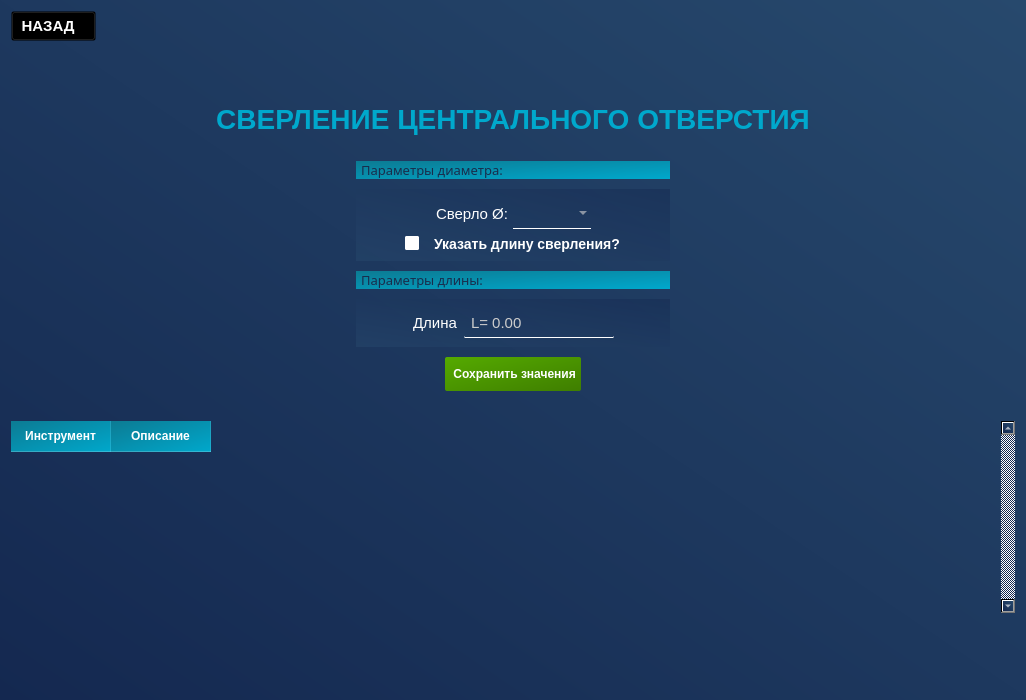
<?xml version="1.0" encoding="UTF-8"?>
<ui version="4.0">
 <class>PageTokarnayaSverlenie</class>
 <widget class="QWidget" name="PageTokarnayaSverlenie">
  <property name="geometry">
   <rect>
    <x>0</x>
    <y>0</y>
    <width>1026</width>
    <height>700</height>
   </rect>
  </property>
  <property name="minimumSize">
   <size>
    <width>1000</width>
    <height>0</height>
   </size>
  </property>
  <property name="windowTitle">
   <string>Form</string>
  </property>
  <property name="styleSheet">
   <string notr="true">color: white;
background-color: qlineargradient(spread:pad, x1:0, y1:1, x2:1, y2:0, stop:0 rgba(20, 40, 80, 255), stop:1 rgba(39, 73, 109, 255));
</string>
  </property>
  <layout class="QVBoxLayout" name="verticalLayout">
   <item alignment="Qt::AlignmentFlag::AlignLeft">
    <widget class="QPushButton" name="btn_home_tokarnaya_sverlenie">
     <property name="sizePolicy">
      <sizepolicy hsizetype="Minimum" vsizetype="Fixed">
       <horstretch>0</horstretch>
       <verstretch>0</verstretch>
      </sizepolicy>
     </property>
     <property name="minimumSize">
      <size>
       <width>70</width>
       <height>0</height>
      </size>
     </property>
     <property name="maximumSize">
      <size>
       <width>150</width>
       <height>30</height>
      </size>
     </property>
     <property name="font">
      <font>
       <pointsize>11</pointsize>
       <bold>true</bold>
      </font>
     </property>
     <property name="cursor">
      <cursorShape>PointingHandCursor</cursorShape>
     </property>
     <property name="styleSheet">
      <string notr="true">QPushButton {
	border-bottom: 1px solid white;
	height: 30px;
	background-color: rgba(0,0,0,0);
	padding: 5 20 5 5

}
QPushButton:hover {
	border-radius: 10px;
	border: none;
	border-left: 1px solid rgb(58, 170, 255);
	background-color: qlineargradient(spread:pad, x1:1, y1:0.506, x2:0.517045, y2:0.528, stop:0.0340909 rgba(15, 109, 159, 0), stop:1 rgba(15, 109, 159, 64))
}
QPushButton:pressed {
	background-color: rgb(0, 53, 93)
}</string>
     </property>
     <property name="text">
      <string> НАЗАД</string>
     </property>
     <property name="icon">
      <iconset resource="res/res.qrc">
       <normaloff>:/icons/back2.png</normaloff>:/icons/back2.png</iconset>
     </property>
     <property name="iconSize">
      <size>
       <width>20</width>
       <height>20</height>
      </size>
     </property>
    </widget>
   </item>
   <item>
    <spacer name="verticalSpacer">
     <property name="orientation">
      <enum>Qt::Orientation::Vertical</enum>
     </property>
     <property name="sizeHint" stdset="0">
      <size>
       <width>20</width>
       <height>40</height>
      </size>
     </property>
    </spacer>
   </item>
   <item>
    <widget class="QLabel" name="label_7">
     <property name="sizePolicy">
      <sizepolicy hsizetype="Minimum" vsizetype="Maximum">
       <horstretch>0</horstretch>
       <verstretch>0</verstretch>
      </sizepolicy>
     </property>
     <property name="font">
      <font>
       <pointsize>-1</pointsize>
       <fontweight>DemiBold</fontweight>
      </font>
     </property>
     <property name="styleSheet">
      <string notr="true">background-color: none;
color: qlineargradient(spread:pad, x1:0, y1:0, x2:1, y2:1, stop:0 rgba(12, 123, 147, 255), stop:1 rgba(0, 168, 204, 255));
font-size: 28px;
font-weight: 600;
border: none;
width: 300px;

</string>
     </property>
     <property name="text">
      <string>СВЕРЛЕНИЕ ЦЕНТРАЛЬНОГО ОТВЕРСТИЯ</string>
     </property>
     <property name="alignment">
      <set>Qt::AlignmentFlag::AlignCenter</set>
     </property>
    </widget>
   </item>
   <item>
    <layout class="QVBoxLayout" name="verticalLayout_10">
     <property name="spacing">
      <number>10</number>
     </property>
     <property name="leftMargin">
      <number>0</number>
     </property>
     <property name="topMargin">
      <number>0</number>
     </property>
     <property name="rightMargin">
      <number>0</number>
     </property>
     <property name="bottomMargin">
      <number>0</number>
     </property>
     <item>
      <layout class="QHBoxLayout" name="horizontalLayout">
       <property name="topMargin">
        <number>0</number>
       </property>
       <item>
        <spacer name="horizontalSpacer">
         <property name="orientation">
          <enum>Qt::Orientation::Horizontal</enum>
         </property>
         <property name="sizeHint" stdset="0">
          <size>
           <width>40</width>
           <height>20</height>
          </size>
         </property>
        </spacer>
       </item>
       <item>
        <widget class="QWidget" name="main" native="true">
         <property name="mouseTracking">
          <bool>true</bool>
         </property>
         <property name="tabletTracking">
          <bool>false</bool>
         </property>
         <property name="autoFillBackground">
          <bool>false</bool>
         </property>
         <property name="styleSheet">
          <string notr="true">QWidget { 
	border: none;
	background: none;
}</string>
         </property>
         <layout class="QVBoxLayout" name="verticalLayout_11">
          <property name="spacing">
           <number>10</number>
          </property>
          <property name="leftMargin">
           <number>10</number>
          </property>
          <property name="topMargin">
           <number>20</number>
          </property>
          <property name="rightMargin">
           <number>10</number>
          </property>
          <property name="bottomMargin">
           <number>20</number>
          </property>
          <item>
           <widget class="QLabel" name="label_3">
            <property name="font">
             <font>
              <family>Segoe UI Light</family>
              <pointsize>10</pointsize>
              <bold>false</bold>
             </font>
            </property>
            <property name="styleSheet">
             <string notr="true">QLabel {
	background: qlineargradient(spread:pad, x1:0, y1:0, x2:1, y2:1, stop:0 rgba(12, 123, 147, 255), stop:1 rgba(0, 168, 204, 255));
	padding-left: 2px;	
	color: rgb(24, 45, 76)
}
</string>
            </property>
            <property name="text">
             <string>Параметры диаметра:</string>
            </property>
           </widget>
          </item>
          <item>
           <widget class="QWidget" name="widget" native="true">
            <property name="styleSheet">
             <string notr="true">#widget {
	background: qlineargradient(spread:pad, x1:0, y1:1, x2:1, y2:0, stop:0 rgba(39, 72, 109, 129), stop:1 rgba(21, 41, 81, 129))
}</string>
            </property>
            <layout class="QVBoxLayout" name="verticalLayout_2">
             <property name="leftMargin">
              <number>9</number>
             </property>
             <item>
              <widget class="QWidget" name="horizontalWidget_2" native="true">
               <property name="styleSheet">
                <string notr="true">border-radius: none;
border: none;</string>
               </property>
               <layout class="QHBoxLayout" name="horizontalLayout_2">
                <property name="spacing">
                 <number>0</number>
                </property>
                <property name="leftMargin">
                 <number>0</number>
                </property>
                <property name="topMargin">
                 <number>0</number>
                </property>
                <property name="rightMargin">
                 <number>0</number>
                </property>
                <property name="bottomMargin">
                 <number>0</number>
                </property>
                <item>
                 <spacer name="horizontalSpacer_3">
                  <property name="orientation">
                   <enum>Qt::Orientation::Horizontal</enum>
                  </property>
                  <property name="sizeHint" stdset="0">
                   <size>
                    <width>40</width>
                    <height>20</height>
                   </size>
                  </property>
                 </spacer>
                </item>
                <item alignment="Qt::AlignmentFlag::AlignHCenter">
                 <widget class="QLabel" name="label">
                  <property name="font">
                   <font>
                    <pointsize>11</pointsize>
                   </font>
                  </property>
                  <property name="styleSheet">
                   <string notr="true">background: none;
</string>
                  </property>
                  <property name="text">
                   <string>Сверло Ø: </string>
                  </property>
                 </widget>
                </item>
                <item>
                 <widget class="QComboBox" name="comboBox_sverlenie">
                  <property name="sizePolicy">
                   <sizepolicy hsizetype="Maximum" vsizetype="Fixed">
                    <horstretch>2</horstretch>
                    <verstretch>0</verstretch>
                   </sizepolicy>
                  </property>
                  <property name="font">
                   <font>
                    <pointsize>11</pointsize>
                   </font>
                  </property>
                  <property name="cursor">
                   <cursorShape>PointingHandCursor</cursorShape>
                  </property>
                  <property name="styleSheet">
                   <string notr="true">QComboBox {
	padding: 5, 5, 5, 5;
	width: 60px;
	border: none;
	border-bottom: 1px solid white;
	background: rgba(255, 255, 255, 0);
	transition: color 0.3s ease;
	transition: border-bottom 0.4s ease;
	color: rgb(204, 204, 204);
	font-size: 11pt;
}
QComboBox:hover {
   color: rgb(167, 167, 167);
}

QComboBox::item {
	background: rgb(67, 67, 67);
	border-radius: none;
}

QComboBox QAbstractItemView {
	border-radius: none;
    background: qlineargradient(spread:pad, x1:0, y1:0, x2:1, y2:0, stop:0 rgb(58, 58, 58), stop:1 rgb(88, 88, 88));
	selection-border-radius: none;
	selection-border: none;
	border: none;
	border-radius: 0;
	outline: none;
}
QComboBox QAbstractItemView::item {
    min-height: 15px;
	width: 15px;
	border: none;
	border-radius: none;
}
QComboBox QAbstractItemView::item:hover {
	color:rgb(173, 173, 173);
	border-bottom: 1px solid white;
}

</string>
                  </property>
                  <property name="placeholderText">
                   <string/>
                  </property>
                 </widget>
                </item>
                <item>
                 <spacer name="horizontalSpacer_4">
                  <property name="orientation">
                   <enum>Qt::Orientation::Horizontal</enum>
                  </property>
                  <property name="sizeHint" stdset="0">
                   <size>
                    <width>40</width>
                    <height>20</height>
                   </size>
                  </property>
                 </spacer>
                </item>
               </layout>
              </widget>
             </item>
             <item alignment="Qt::AlignmentFlag::AlignHCenter">
              <widget class="QCheckBox" name="checkbox_length">
               <property name="font">
                <font>
                 <pointsize>-1</pointsize>
                 <bold>true</bold>
                </font>
               </property>
               <property name="styleSheet">
                <string notr="true">QCheckBox::indicator {
  width: 10px;          
  height: 10px;         
  border: 2px solid white;         
  border-radius: 2px; /* Скругленные углы */          
  background-color: #FFFFFF;      
}
QCheckBox {
	spacing: 15px; /* Расстояние между квадратиком и текстом */          
	border: none;	
	color: rgb(255, 255, 255) ;	
	background: none;
	font-size: 14px;
	margin-right: 0px
}
QCheckBox::indicator:checked {
  width: 10px;          
  height: 10px;         
  border: 2px solid white;         
  border-radius: 2px; /* Скругленные углы */          
  background-color: rgb(77, 77, 77);    
}
QCheckBox::indicator:hover {
  width: 10px;          
  height: 10px;         
  border: 2px solid rgb(136, 136, 136);         
  border-radius: 2px; /* Скругленные углы */          
  background-color: rgb(77, 77, 77);         
}
QCheckBox::indicator:disabled {
  width: 10px;          
  height: 10px;         
  border: 2px solid rgb(136, 136, 136);         
  border-radius: 2px; /* Скругленные углы */          
  background-color: rgb(86, 86, 86);         
}</string>
               </property>
               <property name="text">
                <string>Указать длину сверления?</string>
               </property>
              </widget>
             </item>
            </layout>
           </widget>
          </item>
          <item>
           <widget class="QWidget" name="widget_length" native="true">
            <layout class="QVBoxLayout" name="verticalLayout_4">
             <property name="spacing">
              <number>10</number>
             </property>
             <property name="leftMargin">
              <number>0</number>
             </property>
             <property name="topMargin">
              <number>0</number>
             </property>
             <property name="rightMargin">
              <number>0</number>
             </property>
             <property name="bottomMargin">
              <number>0</number>
             </property>
             <item>
              <widget class="QLabel" name="label_4">
               <property name="font">
                <font>
                 <family>Segoe UI Light</family>
                 <pointsize>10</pointsize>
                 <bold>false</bold>
                </font>
               </property>
               <property name="styleSheet">
                <string notr="true">QLabel {
	background: qlineargradient(spread:pad, x1:0, y1:0, x2:1, y2:1, stop:0 rgba(12, 123, 147, 255), stop:1 rgba(0, 168, 204, 255));
	padding-left: 2px;	
	color: rgb(24, 45, 76)
}
</string>
               </property>
               <property name="text">
                <string>Параметры длины:</string>
               </property>
              </widget>
             </item>
             <item>
              <widget class="QWidget" name="widget_2" native="true">
               <property name="styleSheet">
                <string notr="true">QWidget {
	background: qlineargradient(spread:pad, x1:0, y1:1, x2:1, y2:0, stop:0 rgba(39, 72, 109, 129), stop:1 rgba(21, 41, 81, 129))
}</string>
               </property>
               <layout class="QVBoxLayout" name="verticalLayout_3">
                <item>
                 <layout class="QHBoxLayout" name="horizontalLayout_4">
                  <property name="bottomMargin">
                   <number>0</number>
                  </property>
                  <item>
                   <spacer name="horizontalSpacer_5">
                    <property name="orientation">
                     <enum>Qt::Orientation::Horizontal</enum>
                    </property>
                    <property name="sizeHint" stdset="0">
                     <size>
                      <width>40</width>
                      <height>20</height>
                     </size>
                    </property>
                   </spacer>
                  </item>
                  <item>
                   <widget class="QLabel" name="label_2">
                    <property name="font">
                     <font>
                      <pointsize>11</pointsize>
                     </font>
                    </property>
                    <property name="styleSheet">
                     <string notr="true">background: none;
</string>
                    </property>
                    <property name="text">
                     <string>Длина</string>
                    </property>
                   </widget>
                  </item>
                  <item>
                   <widget class="QDoubleSpinBox" name="double_spin_length">
                    <property name="sizePolicy">
                     <sizepolicy hsizetype="Maximum" vsizetype="Maximum">
                      <horstretch>0</horstretch>
                      <verstretch>0</verstretch>
                     </sizepolicy>
                    </property>
                    <property name="minimumSize">
                     <size>
                      <width>150</width>
                      <height>30</height>
                     </size>
                    </property>
                    <property name="maximumSize">
                     <size>
                      <width>100</width>
                      <height>16777215</height>
                     </size>
                    </property>
                    <property name="styleSheet">
                     <string notr="true">QDoubleSpinBox {
	padding: 2 5 2 5;	
	border: none;
	border-bottom: 1px solid white;
	border-radius: 1px;
	background: rgba(255, 255, 255, 0);
	transition: color 0.3s ease;
	transition: border-bottom 0.4s ease;
	color: rgb(204, 204, 204);
	font-size: 15px
}

QDoubleSpinBox:disabled {
	color: rgb(120, 106, 107);
	background: rgba(255, 255, 255, 20);
}

QDoubleSpinBox:hover {
	color: rgb(255, 255, 255)
}

QDoubleSpinBox:pressed {
	border-bottom: 1px solid white;
}
</string>
                    </property>
                    <property name="prefix">
                     <string>L= </string>
                    </property>
                    <property name="suffix">
                     <string/>
                    </property>
                    <property name="maximum">
                     <double>2000.000000000000000</double>
                    </property>
                   </widget>
                  </item>
                  <item>
                   <spacer name="horizontalSpacer_6">
                    <property name="orientation">
                     <enum>Qt::Orientation::Horizontal</enum>
                    </property>
                    <property name="sizeHint" stdset="0">
                     <size>
                      <width>40</width>
                      <height>20</height>
                     </size>
                    </property>
                   </spacer>
                  </item>
                 </layout>
                </item>
               </layout>
              </widget>
             </item>
            </layout>
           </widget>
          </item>
          <item alignment="Qt::AlignmentFlag::AlignHCenter">
           <widget class="QPushButton" name="btn_save_result_sverlenie">
            <property name="font">
             <font>
              <bold>true</bold>
             </font>
            </property>
            <property name="styleSheet">
             <string notr="true">QPushButton {
	height: 30px;
	border: none;
	border-radius: 2px;
	background-color: qlineargradient(spread:pad, x1:0, y1:0, x2:1, y2:1, stop:0 rgba(85, 170, 0, 255), stop:1 rgba(63, 126, 0, 255));
	padding: 2 5 2 5
}
QPushButton:hover {
	background-color: qlineargradient(spread:pad, x1:0, y1:0, x2:1, y2:1, stop:0 rgba(63, 126, 0, 255), stop:1 rgba(85, 170, 0, 255));
	color: qlineargradient(spread:pad, x1:0, y1:0, x2:1, y2:0, stop:0 rgba(191, 191, 191, 255), stop:1 rgba(211, 211, 211, 255));
	border: 1px solid qlineargradient(spread:pad, x1:0, y1:0, x2:1, y2:1, stop:0 rgba(95, 189, 0, 255), stop:1 rgba(108, 217, 0, 255))
}
QPushButton:pressed {
	background-color: rgb(62, 124, 0)
}</string>
            </property>
            <property name="text">
             <string> Сохранить значения</string>
            </property>
            <property name="icon">
             <iconset resource="res/res.qrc">
              <normaloff>:/icons/save.png</normaloff>:/icons/save.png</iconset>
            </property>
            <property name="iconSize">
             <size>
              <width>20</width>
              <height>20</height>
             </size>
            </property>
           </widget>
          </item>
         </layout>
        </widget>
       </item>
       <item>
        <spacer name="horizontalSpacer_2">
         <property name="orientation">
          <enum>Qt::Orientation::Horizontal</enum>
         </property>
         <property name="sizeHint" stdset="0">
          <size>
           <width>40</width>
           <height>20</height>
          </size>
         </property>
        </spacer>
       </item>
      </layout>
     </item>
     <item>
      <layout class="QHBoxLayout" name="horizontalLayout_3">
       <property name="leftMargin">
        <number>0</number>
       </property>
       <property name="topMargin">
        <number>0</number>
       </property>
       <property name="rightMargin">
        <number>0</number>
       </property>
       <property name="bottomMargin">
        <number>0</number>
       </property>
       <item>
        <widget class="QTableWidget" name="table_widget_sverlenie">
         <property name="sizePolicy">
          <sizepolicy hsizetype="Expanding" vsizetype="Expanding">
           <horstretch>0</horstretch>
           <verstretch>0</verstretch>
          </sizepolicy>
         </property>
         <property name="font">
          <font>
           <pointsize>10</pointsize>
          </font>
         </property>
         <property name="styleSheet">
          <string notr="true">/* Сам виджет — прозрачный фон */
* {
 background: rgba(255, 255, 255, 0);
}
QTableWidget {
    background: transparent;
    border: none;
    color: #ffffff;
    gridline-color: rgba(255, 255, 255, 0.15);
    selection-background-color: rgba(255, 255, 255, 0.25);
    selection-color: #ffffff;
}

/* Ячейки — без фона, белый текст */
QTableWidget::item {
    background: transparent;
    color: #ffffff;
    padding: 4px 6px;
    border: none;
	border-left: 1px solid rgba(255, 255, 255, 0.15);
	border-bottom: 1px solid rgba(255, 255, 255, 0.15);
	border-right: 1px solid rgba(255, 255, 255, 0.15);

}






/* Заголовки — ЕДИНСТВЕННОЕ место с фоном */
QHeaderView::section {
    background-color: qlineargradient(spread:pad, x1:0, y1:0, x2:1, y2:1, stop:0 rgba(12, 123, 147, 255), stop:1 rgba(0, 168, 204, 255));
    color: #ffffff;
    padding: 6px 8px;
    border: none;
    border-right: 1px solid rgba(255, 255, 255, 0.1);
    border-bottom: 1px solid rgba(255, 255, 255, 0.2);
    font-weight: bold;
}



/* Угловая кнопка (пересечение заголовков) */
QTableCornerButton::section {
    background-color:  qlineargradient(spread:pad, x1:0, y1:0, x2:1, y2:1, stop:0 rgba(12, 123, 147, 255), stop:1 rgba(0, 168, 204, 255));
    border: none;
    border-right: 1px solid rgba(255, 255, 255, 0.1);
    border-bottom: 1px solid rgba(255, 255, 255, 0.2);
}

/* Скроллбары — минимально, чтобы не мешали */
QTableWidget QScrollBar:vertical {
    background: transparent;
    width: 8px;
}

QTableWidget QScrollBar::handle:vertical {
    background: rgba(255, 255, 255, 0.3);
    border-radius: 4px;
    min-height: 20px;
}

QTableWidget QScrollBar::handle:vertical:hover {
    background: rgba(255, 255, 255, 0.5);
}

QTableWidget QScrollBar::add-line:vertical,
QTableWidget QScrollBar::sub-line:vertical,
QTableWidget QScrollBar::add-page:vertical,
QTableWidget QScrollBar::sub-page:vertical {
    background: transparent;
    height: 0px;
}

QTableWidget QScrollBar:horizontal {
    background: transparent;
    height: 8px;
}

QTableWidget QScrollBar::handle:horizontal {
    background: rgba(255, 255, 255, 0.3);
    border-radius: 4px;
    min-width: 20px;
}

QTableWidget QScrollBar::handle:horizontal:hover {
    background: rgba(255, 255, 255, 0.5);
}

QTableWidget QScrollBar::add-line:horizontal,
QTableWidget QScrollBar::sub-line:horizontal,
QTableWidget QScrollBar::add-page:horizontal,
QTableWidget QScrollBar::sub-page:horizontal {
    background: transparent;
    width: 0px;
}
QPushButton {
	image: url(:/icons/trash.png);
	padding: 10;
	width: 30;
	height: 30;
}
QPushButton:hover {
	image: url(:/icons/trash_grey.png);
	cursor: pointer;
}</string>
         </property>
         <property name="verticalScrollBarPolicy">
          <enum>Qt::ScrollBarPolicy::ScrollBarAlwaysOn</enum>
         </property>
         <property name="horizontalScrollBarPolicy">
          <enum>Qt::ScrollBarPolicy::ScrollBarAlwaysOff</enum>
         </property>
         <property name="autoScroll">
          <bool>false</bool>
         </property>
         <property name="rowCount">
          <number>0</number>
         </property>
         <property name="columnCount">
          <number>2</number>
         </property>
         <attribute name="verticalHeaderVisible">
          <bool>false</bool>
         </attribute>
         <attribute name="verticalHeaderMinimumSectionSize">
          <number>90</number>
         </attribute>
         <attribute name="verticalHeaderDefaultSectionSize">
          <number>100</number>
         </attribute>
         <column>
          <property name="text">
           <string>Инструмент</string>
          </property>
         </column>
         <column>
          <property name="text">
           <string>Описание</string>
          </property>
         </column>
        </widget>
       </item>
      </layout>
     </item>
    </layout>
   </item>
   <item>
    <spacer name="verticalSpacer_3">
     <property name="orientation">
      <enum>Qt::Orientation::Vertical</enum>
     </property>
     <property name="sizeHint" stdset="0">
      <size>
       <width>20</width>
       <height>40</height>
      </size>
     </property>
    </spacer>
   </item>
   <item>
    <widget class="QLabel" name="text_error_start">
     <property name="font">
      <font>
       <pointsize>10</pointsize>
      </font>
     </property>
     <property name="styleSheet">
      <string notr="true">background:none</string>
     </property>
     <property name="text">
      <string/>
     </property>
     <property name="alignment">
      <set>Qt::AlignmentFlag::AlignCenter</set>
     </property>
    </widget>
   </item>
  </layout>
 </widget>
 <resources>
  <include location="res/res.qrc"/>
 </resources>
 <connections/>
</ui>
